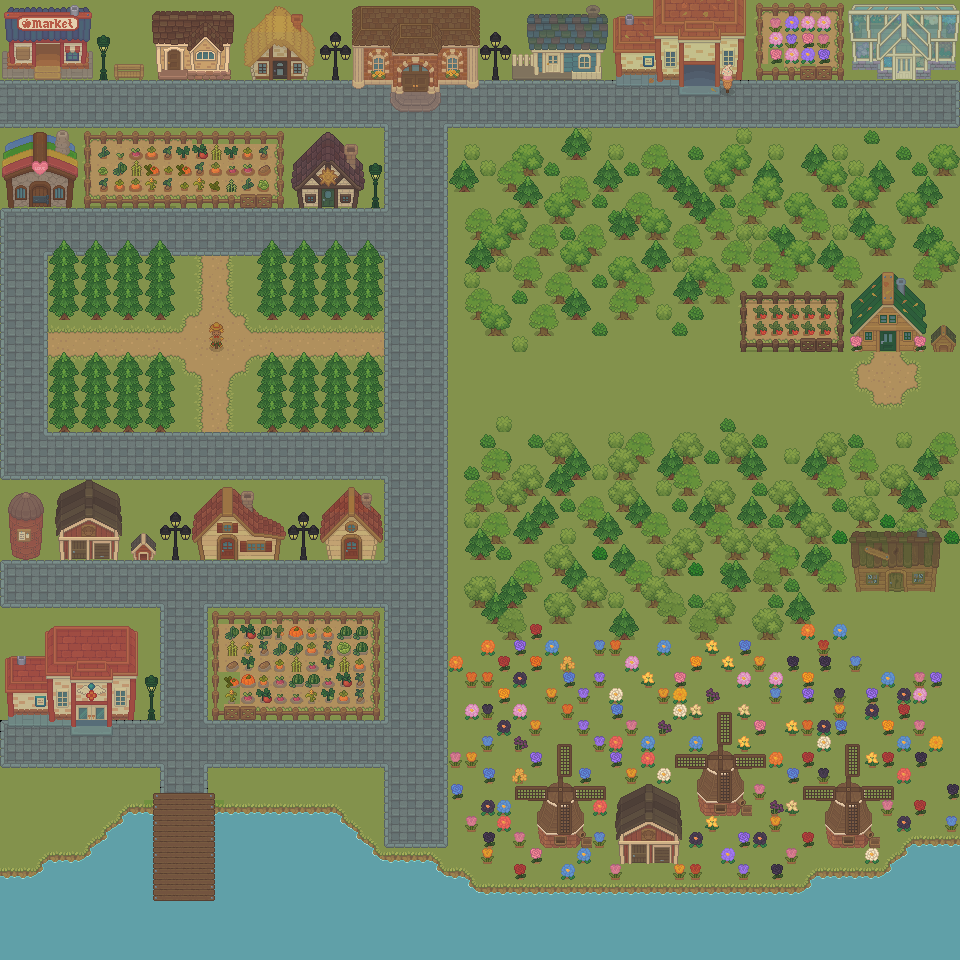

A level layout from a 2D game, rendered from its tile map. Below: a short description, then the map file with tile-grid data replaced by summaries:
An orthogonal 60x60 tile map with 16x16 px tiles, 4 tile layers (Bottom Layer, Ledge Layer, Collision Layer, Top Layer).

<map version="1.10" tiledversion="1.10.2" orientation="orthogonal" renderorder="right-down" width="60" height="60" tilewidth="16" tileheight="16" infinite="0" nextlayerid="6" nextobjectid="1">
 <editorsettings>
  <export target="../../config/map.json" format="json" />
 </editorsettings>
 <tileset firstgid="1" source="global.tsx" />
 <layer id="1" name="Bottom Layer" width="60" height="60">
  <data>[3600 cells, 3466 non-empty, 27 distinct tile ids]</data>
 </layer>
 <layer id="4" name="Ledge Layer" width="60" height="60">
  <data>[3600 cells, 890 non-empty, 92 distinct tile ids]</data>
 </layer>
 <layer id="2" name="Collision Layer" width="60" height="60">
  <data>[3600 cells, 1261 non-empty, 487 distinct tile ids]</data>
 </layer>
 <objectgroup id="5" name="Furniture" />
 <layer id="3" name="Top Layer" width="60" height="60" locked="1">
  <data>[3600 cells, 579 non-empty, 152 distinct tile ids]</data>
 </layer>
</map>
